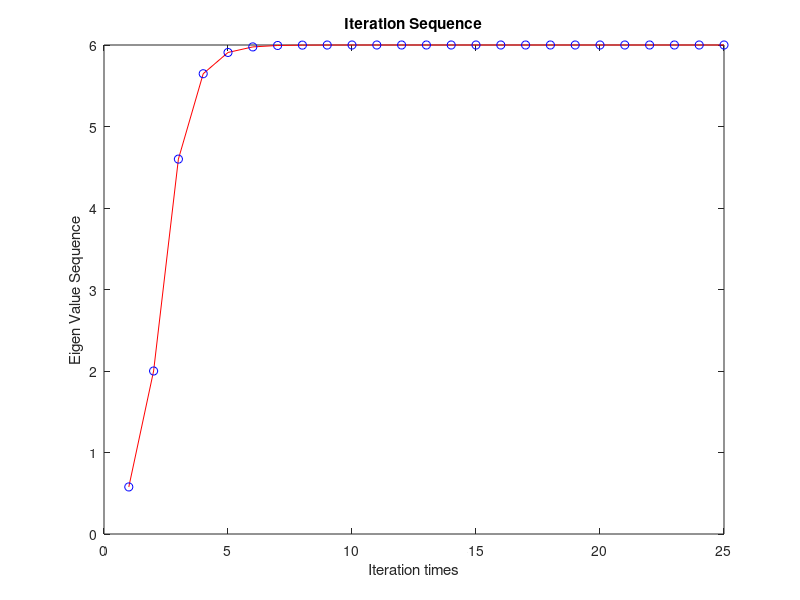

MATLAB code for this plot:
clear;
A = [4,-1,1;-1,3,-2;1,-2,3]; n = length(A);
x = [1;1;1]; N = 1000; TOL = 1e-7;
x = x/norm(x,2);
B = x;
for i = 1:N
    y = A*x;
    u = x'*y;
    if norm(y,2) < 1e-10
        fprintf('A has eigen value 0. select new vector x and restart.\n')
        return
    end
    norm_y = norm(y,2);
    err = norm(x-y/norm_y,2);
    x = y/norm_y;
    B(i+1) = u;
    if err < TOL
        fprintf('Answer %f Iteration time %d\n',u,i)
        disp(x')
        disp(B);
        plot(1:length(B),B,'r-');
        hold on;
        plot(1:length(B),B,'ob');
        xlabel('Iteration times');
        ylabel('Eigen Value Sequence');
        title('Iteration Sequence')
        return
    end
end
fprintf('No Solution\n')